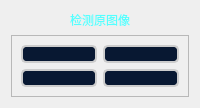
             <widget class="QWidget" name="page_4">
              <property name="styleSheet">
               <string notr="true">QLabel{
	font: 20px &quot;楷体&quot;;
}</string>
              </property>
              <layout class="QVBoxLayout" name="verticalLayout_9" stretch="1,10">
               <item>
                <widget class="QLabel" name="label">
                 <property name="styleSheet">
                  <string notr="true">QLabel {
	font: 16pt &quot;楷体&quot;;
	color: rgb(85, 255, 255);
}</string>
                 </property>
                 <property name="text">
                  <string>检测原图像</string>
                 </property>
                 <property name="alignment">
                  <set>Qt::AlignCenter</set>
                 </property>
                </widget>
               </item>
               <item>
                <widget class="QFrame" name="frame_9">
                 <property name="frameShape">
                  <enum>QFrame::StyledPanel</enum>
                 </property>
                 <property name="frameShadow">
                  <enum>QFrame::Raised</enum>
                 </property>
                 <layout class="QGridLayout" name="gridLayout_6">
                  <item row="0" column="0">
                   <widget class="QLabel" name="label_5">
                    <property name="styleSheet">
                     <string notr="true">QLabel {
    /* 背景颜色 */
	background-color: #081832;
/* 边框 */
    border: 2px solid #cccccc; /* 灰色边框，宽度2px */
    border-radius: 8px;        /* 圆角边框，半径8px */
	border-top-left-radius:5px;
	border-top-right-radius:5px;
	border-bottom-right-radius:5px;
	border-bottom-left-radius:5px;
}</string>
                    </property>
                    <property name="text">
                     <string/>
                    </property>
                    <property name="alignment">
                     <set>Qt::AlignCenter</set>
                    </property>
                   </widget>
                  </item>
                  <item row="3" column="0">
                   <widget class="QLabel" name="label_6">
                    <property name="styleSheet">
                     <string notr="true">QLabel {
	background-color: #081832;
/* 边框 */
    border: 2px solid #cccccc; /* 灰色边框，宽度2px */
    border-radius: 8px;        /* 圆角边框，半径8px */
	border-top-left-radius:5px;
	border-top-right-radius:5px;
	border-bottom-right-radius:5px;
	border-bottom-left-radius:5px;
}</string>
                    </property>
                    <property name="text">
                     <string/>
                    </property>
                    <property name="alignment">
                     <set>Qt::AlignCenter</set>
                    </property>
                   </widget>
                  </item>
                  <item row="0" column="1">
                   <widget class="QLabel" name="label_7">
                    <property name="styleSheet">
                     <string notr="true">QLabel {
	background-color: #081832;
/* 边框 */
    border: 2px solid #cccccc; /* 灰色边框，宽度2px */
    border-radius: 8px;        /* 圆角边框，半径8px */
	border-top-left-radius:5px;
	border-top-right-radius:5px;
	border-bottom-right-radius:5px;
	border-bottom-left-radius:5px;
}</string>
                    </property>
                    <property name="text">
                     <string/>
                    </property>
                    <property name="alignment">
                     <set>Qt::AlignCenter</set>
                    </property>
                   </widget>
                  </item>
                  <item row="3" column="1">
                   <widget class="QLabel" name="label_8">
                    <property name="styleSheet">
                     <string notr="true">QLabel {
	background-color: #081832;
/* 边框 */
    border: 2px solid #cccccc; /* 灰色边框，宽度2px */
    border-radius: 8px;        /* 圆角边框，半径8px */
	border-top-left-radius:5px;
	border-top-right-radius:5px;
	border-bottom-right-radius:5px;
	border-bottom-left-radius:5px;
}</string>
                    </property>
                    <property name="text">
                     <string/>
                    </property>
                    <property name="alignment">
                     <set>Qt::AlignCenter</set>
                    </property>
                   </widget>
                  </item>
                 </layout>
                </widget>
               </item>
              </layout>
             </widget>
